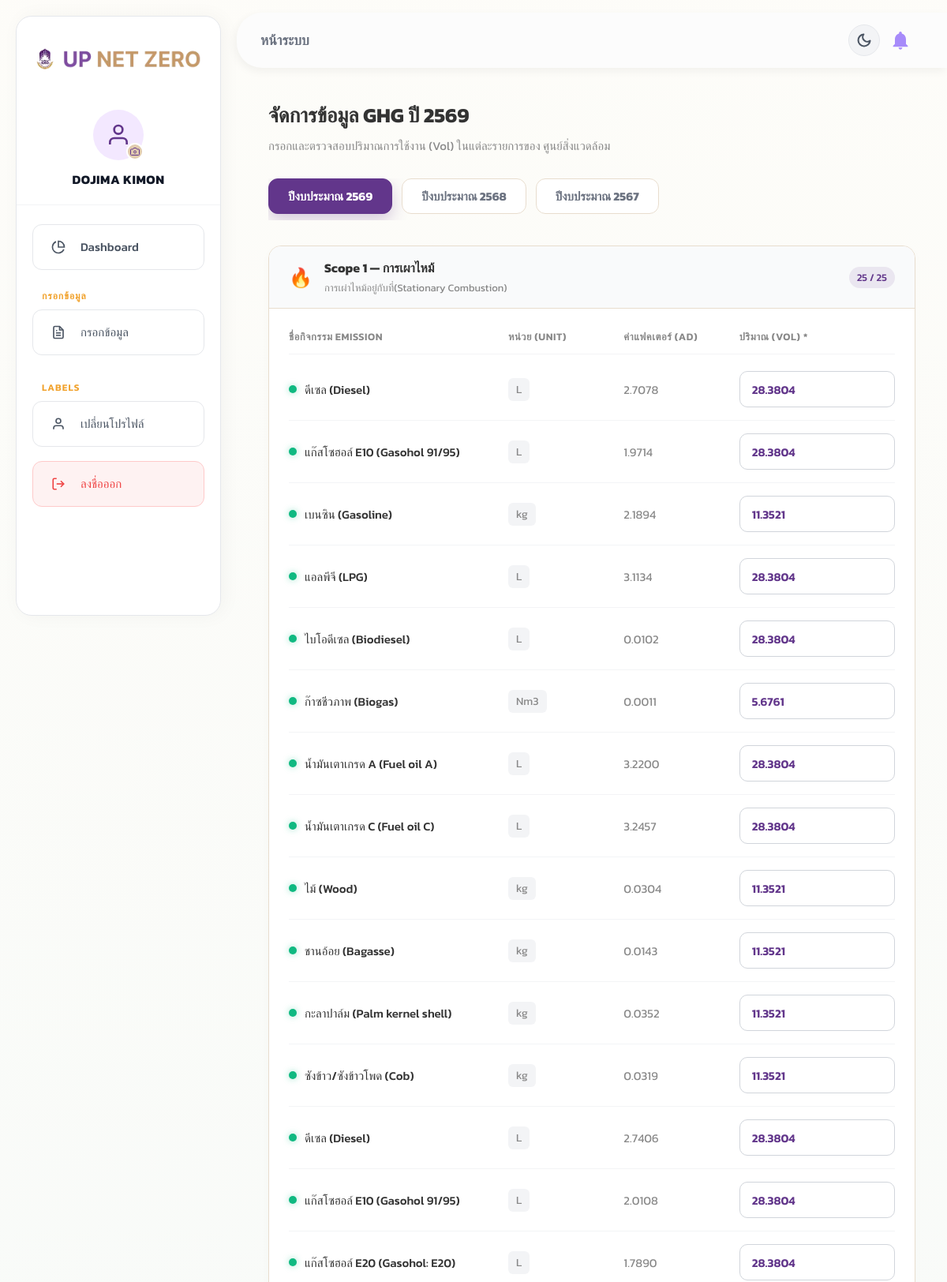
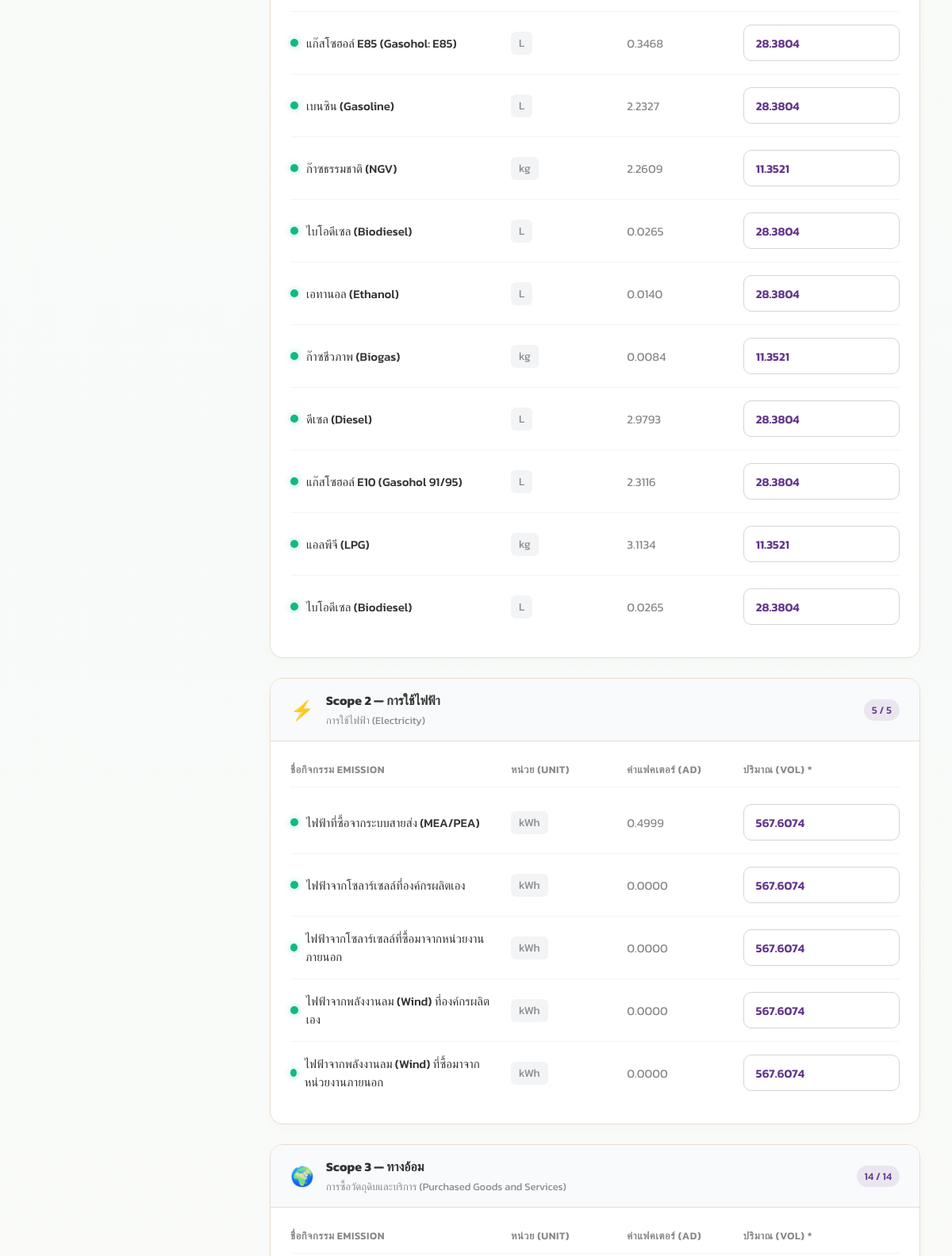
The app's page /officer/submit.php (signed in, upper part) with its own data (2 pictures, top to bottom).
### tables this page shows
CREATE TABLE `admin_year` (
  `id` int(11) NOT NULL AUTO_INCREMENT,
  `year` int(11) NOT NULL,
  `created_at` timestamp NULL DEFAULT current_timestamp(),
  PRIMARY KEY (`id`),
  UNIQUE KEY `uniq_year` (`year`)
);

CREATE TABLE `admin_g` (
  `id` int(11) NOT NULL AUTO_INCREMENT,
  `scope` int(11) DEFAULT NULL,
  `name_tiem` varchar(255) NOT NULL,
  `order_num` int(11) DEFAULT 0,
  PRIMARY KEY (`id`),
  UNIQUE KEY `name_tiem` (`name_tiem`)
);

CREATE TABLE `admin_item` (
  `id` int(11) NOT NULL AUTO_INCREMENT,
  `year_id` int(11) NOT NULL,
  `scope` int(11) DEFAULT NULL,
  `name_tiem` varchar(255) NOT NULL,
  `unit` varchar(255) DEFAULT NULL,
  `AD` float DEFAULT NULL,
  `data_source` varchar(20) NOT NULL DEFAULT 'officer',
  `event_id` int(11) DEFAULT NULL,
  `created_at` timestamp NULL DEFAULT current_timestamp(),
  PRIMARY KEY (`id`),
  UNIQUE KEY `uq_scope_name` (`year_id`,`scope`,`name_tiem`),
  KEY `idx_year_scope` (`year_id`,`scope`),
  KEY `fk_admin_g_id` (`scope`),
  CONSTRAINT `fk_admin_g_id` FOREIGN KEY (`scope`) REFERENCES `admin_g` (`id`),
  CONSTRAINT `fk_admin_item_year` FOREIGN KEY (`year_id`) REFERENCES `admin_year` (`id`) ON DELETE CASCADE
);

CREATE TABLE `user_item` (
  `id` int(11) NOT NULL AUTO_INCREMENT,
  `admin_item_id` int(11) NOT NULL,
  `affiliation_id` int(11) NOT NULL,
  `year_id` int(11) NOT NULL,
  `Vol` decimal(13,4) DEFAULT 0.0000,
  `pdf_import` text DEFAULT NULL,
  `create_year` date NOT NULL,
  `source` varchar(20) NOT NULL DEFAULT 'officer',
  PRIMARY KEY (`id`),
  UNIQUE KEY `uniq_user_item_src` (`admin_item_id`,`affiliation_id`,`year_id`,`source`),
  KEY `idx_affiliation_year` (`affiliation_id`,`year_id`),
  KEY `fk_user_year` (`year_id`),
  CONSTRAINT `fk_user_admin_item` FOREIGN KEY (`admin_item_id`) REFERENCES `admin_item` (`id`) ON DELETE CASCADE,
  CONSTRAINT `fk_user_affiliation` FOREIGN KEY (`affiliation_id`) REFERENCES `affiliation_id` (`id`) ON UPDATE CASCADE,
  CONSTRAINT `fk_user_year` FOREIGN KEY (`year_id`) REFERENCES `admin_year` (`id`) ON DELETE CASCADE
);

### config/db.php (called while the page is built, shortened)
<?php
if (!function_exists('asset_v')) {
    function asset_v(string $rel): string
    {
        static $cache = [];
        if (!array_key_exists($rel, $cache)) {
            $abs = dirname(__DIR__) . '/' . ltrim($rel, '/');
            $m = @filemtime($abs);
            $cache[$rel] = $m ? ('?v=' . $m) : '';
        }
        return $cache[$rel];
    }
}

### officer/submit.php (the view, shortened to what this page needs)
<?php
require_once __DIR__ . '/../config/db.php';
$pdo      = getDB();
$root     = '../';
$affil_id = (int)$_SESSION['affiliation_id'];
$affil_name = $_SESSION['affiliation_name'];
$years = $pdo->query('SELECT * FROM admin_year ORDER BY year DESC')->fetchAll();
$selected_year = isset($_GET['year']) ? (int)$_GET['year'] : ($years[0]['id'] ?? 0);
$items_sql = '
    SELECT ai.id AS admin_item_id, ai.name_tiem, ai.unit, ai.AD,
           ag.scope AS scope_group, ag.name_tiem AS group_name,
           ui.Vol, ui.id AS user_item_id
    FROM admin_item ai
    JOIN admin_g ag ON ag.id = ai.scope
    LEFT JOIN user_item ui
        ON ui.admin_item_id = ai.id
        AND ui.affiliation_id = :affil
        AND ui.year_id = :year
    WHERE ai.year_id = :year2 AND ai.data_source = \'officer\'
    ORDER BY ag.scope, ai.id
';
$stmt = $pdo->prepare($items_sql);
$stmt->execute([':affil'=>$affil_id, ':year'=>$selected_year, ':year2'=>$selected_year]);
$items = $stmt->fetchAll();
$grouped = [];
foreach ($items as $it) {
    $grouped[$it['scope_group']][] = $it;
}
$scope_labels = [1=>'Scope 1 — การเผาไหม้', 2=>'Scope 2 — การใช้ไฟฟ้า', 3=>'Scope 3 — ทางอ้อม'];
$scope_icons  = [1=>'🔥', 2=>'⚡', 3=>'🌍'];
$year_label = '';
foreach ($years as $y) {
    if ($y['id'] === $selected_year) { $year_label = $y['year']; break; }
}
?>
<!DOCTYPE html>
<html lang="th">
<head>
    <link rel="stylesheet" href="<?= $root ?>assets/css/user-new.css<?= asset_v('assets/css/user-new.css') ?>">
    <link rel="stylesheet" href="<?= $root ?>assets/css/sidebar.css<?= asset_v('assets/css/sidebar.css') ?>">
</head>
<body class="light-theme">
    <?php
    include_once __DIR__ . '/includes/sidebar.php';
    ?>
    <main class="main-content">
        <?php include_once __DIR__ . '/includes/header.php'; ?>
        <div class="page-content">
            <div style="margin-bottom: 30px;">
                <h2 style="font-size: 26px; color: var(--text-main); margin-bottom: 8px;">จัดการข้อมูล GHG ปี <?= $year_label ?></h2>
                <p style="color: var(--text-muted); font-size: 15px;">กรอกและตรวจสอบปริมาณการใช้งาน (Vol) ในแต่ละรายการของ <?= htmlspecialchars($affil_name) ?></p>
            </div>
            <div class="tab-nav">
                <?php foreach ($years as $y): ?>
                    <a href="?year=<?= $y['id'] ?>" class="tab-item <?= $y['id'] === $selected_year ? 'active' : '' ?>">
                        ปีงบประมาณ <?= $y['year'] ?>
                    </a>
                <?php endforeach; ?>
            </div>
            <?php if (empty($items)): ?>
            <div style="text-align:center; padding:80px 20px; background:white; border-radius:20px; border:1px solid var(--border-color);">
                <div style="font-size:54px; margin-bottom:15px;">📋</div>
                <h3 style="font-size:22px; margin-bottom:10px;">ยังไม่มีรายการ Emission Factor สำหรับปี <?= $year_label ?></h3>
                <p style="color:var(--text-muted); font-size: 15px;">กรุณาติดต่อผู้ดูแลระบบส่วนกลาง (Admin) เพื่อเพิ่มรายการ</p>
            </div>
            <?php else: ?>
            <form method="POST" id="data-form">
                <?php foreach ($grouped as $scope_group => $group_items): ?>
                <div class="form-section">
                    <div class="form-header">
                        <div class="form-icon"><?= $scope_icons[$scope_group] ?? '📊' ?></div>
                        <div class="form-title-group">
                            <strong><?= $scope_labels[$scope_group] ?? 'Scope '.$scope_group ?></strong>
                            <span><?= $group_items[0]['group_name'] ?? '' ?></span>
                        </div>
                        <div class="progress-count">
                            <?= count(array_filter($group_items, fn($i) => $i['Vol'] !== null)) ?> / <?= count($group_items) ?>
                        </div>
                    </div>
                    <div class="form-body">
                        <div class="item-row row-head">
                            <div>ชื่อกิจกรรม Emission</div>
                            <div>หน่วย (Unit)</div>
                            <div>ค่าแฟคเตอร์ (AD)</div>
                            <div>ปริมาณ (Vol) *</div>
                        </div>
                        <?php foreach ($group_items as $it): ?>
                        <div class="item-row">
                            <div style="font-weight: 500; font-size: 15px; display:flex; align-items:center;">
                                <span class="status-dot <?= $it['Vol'] !== null ? 'dot-filled' : 'dot-empty' ?>"></span>
                                <?= htmlspecialchars($it['name_tiem']) ?>
                            </div>
                            <div style="color: var(--text-muted); font-size: 14px;">
                                <span style="background:#F3F4F6; padding:4px 10px; border-radius:6px;"><?= htmlspecialchars($it['unit'] ?? '-') ?></span>
                            </div>
                            <div style="color: var(--text-muted); font-size: 15px;">
                                <?= number_format((float)$it['AD'], 4) ?>
                            </div>
                            <div>
                                <input
                                    type="number"
                                    name="vol[<?= $it['admin_item_id'] ?>]"
                                    class="input-vol"
                                    step="0.0001"
                                    min="0"
                                    value="<?= $it['Vol'] !== null ? number_format((float)$it['Vol'], 4, '.', '') : '' ?>"
                                    placeholder="0.0000"
                                >
                            </div>
                        </div>
                        <?php endforeach; ?>
                    </div>
                </div>
                <?php endforeach; ?>
            </form>
            <?php endif; ?>
        </div>
    </main>
</body>
</html>

### assets/css/user-new.css (style rules this page uses)
:root { --purple: #62368B; --purple-light: rgba(98, 54, 139, 0.1); --purple-hover: #502A75; --gold: #F1A12A; --gold-hover: #D98C1F; --bg-page: #FDFCF8; --bg-surface: #FFFFFF; --border-color: #E8DDCE; --text-main: #333333; --text-muted: #888888; --sidebar-w: 260px; --header-h: 70px; --clr-primary: #62368B; --border: #E8DDCE; --text-primary: #333333; --text-secondary: #6B7280; }
.tab-nav { display: flex; gap: 12px; margin-bottom: 2rem; overflow-x: auto; padding-bottom: 8px; -ms-overflow-style: none; scrollbar-width: none; }
.tab-item { padding: 10px 24px; border-radius: 12px; font-size: 0.95rem; font-weight: 700; text-decoration: none; border: 1px solid var(--border); color: var(--text-secondary); background: white; transition: all 0.3s cubic-bezier(0.4, 0, 0.2, 1); white-space: nowrap; }
.tab-item.active { background: var(--clr-primary); color: white; border-color: var(--clr-primary); box-shadow: 0 8px 20px rgba(98, 54, 139, 0.25); }
* { box-sizing: border-box; margin: 0; padding: 0; }
body, input, button, select, textarea { font-family: 'Kanit', sans-serif; }
body.light-theme { background: linear-gradient(rgba(253, 252, 248, 0.92), rgba(253, 252, 248, 0.92)), url('../images/island_bg_opt.webp') no-repeat center center fixed; background-size: cover; color: var(--text-main); display: flex; min-height: 100vh; }
.page-content { padding: 40px; }

### assets/css/sidebar.css (style rules this page uses)
.main-content { margin-left: 390px !important; width: calc(100% - 390px) !important; transition: none !important; }
@media (min-width: 993px) and (max-width: 1200px) { .main-content { margin-left: 300px !important; width: calc(100% - 300px) !important; } }

### officer/submit.php (style rules this page uses)
.form-section { background: var(--bg-surface); border: 1px solid var(--border-color); border-radius: 16px; margin-bottom: 25px; overflow: hidden; box-shadow: 0 4px 15px rgba(0,0,0,0.02); }
.form-header { background: #F9FAFB; padding: 15px 25px; border-bottom: 1px solid var(--border-color); display: flex; align-items: center; }
.form-icon { font-size: 24px; margin-right: 15px; }
.form-title-group { flex: 1; }
.form-title-group strong { font-size: 16px; color: var(--text-main); display: block; }
.form-title-group span { font-size: 13px; color: var(--text-muted); }
.progress-count { font-size: 13px; font-weight: 500; color: var(--purple); background: var(--purple-light); padding: 4px 10px; border-radius: 20px; }
.form-body { padding: 10px 25px 25px 25px; }
.item-row { display: grid; grid-template-columns: 2fr 1fr 1fr 1.5fr; gap: 15px; align-items: center; padding: 16px 0; border-bottom: 1px solid #F3F4F6; }
.item-row:last-child { border-bottom: none; }
.row-head { font-size: 13px; font-weight: 600; text-transform: uppercase; color: var(--text-muted); letter-spacing: 0.5px; margin-bottom: 5px; padding-bottom: 12px; }
.input-vol { width: 100%; height: 46px; border: 1px solid #D1D5DB; border-radius: 10px; padding: 0 15px; font-family: inherit; font-size: 15px; color: var(--purple); font-weight: 600; transition: all 0.2s; background: #FFFFFF; }
.status-dot { display: inline-block; width: 10px; height: 10px; border-radius: 50%; margin-right: 10px; }
.dot-filled { background: #10B981; box-shadow: 0 0 8px rgba(16,185,129,0.4); }

### records on screen
admin_year: year "2569"
admin_year: year "2568"
admin_year: year "2567"
admin_g: name_tiem "การเผ่าไหม้อยู่กับที่(Stationary Combustion)"
admin_item: name_tiem "ดีเซล (Diesel)", unit "L", AD "2.7078", Vol "28.3804"
admin_item: name_tiem "แก๊สโซฮอล์ E10 (Gasohol 91/95)", unit "L", AD "1.9714", Vol "28.3804"
admin_item: name_tiem "เบนซิน (Gasoline)", unit "kg", AD "2.1894", Vol "11.3521"
admin_item: name_tiem "แอลพีจี (LPG)", unit "L", AD "3.1134", Vol "28.3804"
admin_item: name_tiem "ไบโอดีเซล (Biodiesel)", unit "L", AD "0.0102", Vol "28.3804"
admin_item: name_tiem "ก๊าซชีวภาพ (Biogas)", unit "Nm3", AD "0.0011", Vol "5.6761"
admin_item: name_tiem "น้ำมันเตาเกรด A (Fuel oil A)", unit "L", AD "3.2200", Vol "28.3804"
admin_item: name_tiem "น้ำมันเตาเกรด C (Fuel oil C)", unit "L", AD "3.2457", Vol "28.3804"
admin_item: name_tiem "ไม้ (Wood)", unit "kg", AD "0.0304", Vol "11.3521"
admin_item: name_tiem "ชานอ้อย (Bagasse)", unit "kg", AD "0.0143", Vol "11.3521"
admin_item: name_tiem "กะลาปาล์ม (Palm kernel shell)", unit "kg", AD "0.0352", Vol "11.3521"
admin_item: name_tiem "ซังข้าว/ซังข้าวโพด (Cob)", unit "kg", AD "0.0319", Vol "11.3521"
admin_item: name_tiem "ดีเซล (Diesel)", unit "L", AD "2.7406", Vol "28.3804"
admin_item: name_tiem "แก๊สโซฮอล์ E10 (Gasohol 91/95)", unit "L", AD "2.0108", Vol "28.3804"
admin_item: name_tiem "แก๊สโซฮอล์ E20 (Gasohol: E20)", unit "L", AD "1.7890", Vol "28.3804"
admin_item: name_tiem "แก๊สโซฮอล์ E85 (Gasohol: E85)", unit "L", AD "0.3468", Vol "28.3804"
admin_item: name_tiem "เบนซิน (Gasoline)", unit "L", AD "2.2327", Vol "28.3804"
admin_item: name_tiem "ก๊าซธรรมชาติ (NGV)", unit "kg", AD "2.2609", Vol "11.3521"
admin_item: name_tiem "ไบโอดีเซล (Biodiesel)", unit "L", AD "0.0265", Vol "28.3804"
admin_item: name_tiem "เอทานอล (Ethanol)", unit "L", AD "0.0140", Vol "28.3804"
admin_item: name_tiem "ก๊าซชีวภาพ (Biogas)", unit "kg", AD "0.0084", Vol "11.3521"
admin_item: name_tiem "ดีเซล (Diesel)", unit "L", AD "2.9793", Vol "28.3804"
admin_item: name_tiem "แก๊สโซฮอล์ E10 (Gasohol 91/95)", unit "L", AD "2.3116", Vol "28.3804"
admin_item: name_tiem "แอลพีจี (LPG)", unit "kg", AD "3.1134", Vol "11.3521"
admin_item: name_tiem "ไบโอดีเซล (Biodiesel)", unit "L", AD "0.0265", Vol "28.3804"
admin_g: name_tiem "การใช้ไฟฟ้า (Electricity)"
admin_item: name_tiem "ไฟฟ้าที่ซื้อจากระบบสายส่ง (MEA/PEA)", unit "kWh", AD "0.4999", Vol "567.6074"
admin_item: name_tiem "ไฟฟ้าจากโซลาร์เซลล์ที่องค์กรผลิตเอง", unit "kWh", AD "0.0000", Vol "567.6074"
admin_item: name_tiem "ไฟฟ้าจากโซลาร์เซลล์ที่ซื้อมาจากหน่วยงานภายนอก", unit "kWh", AD "0.0000", Vol "567.6074"
admin_item: name_tiem "ไฟฟ้าจากพลังงานลม (Wind) ที่องค์กรผลิตเอง", unit "kWh", AD "0.0000", Vol "567.6074"
admin_item: name_tiem "ไฟฟ้าจากพลังงานลม (Wind) ที่ซื้อมาจากหน่วยงานภายนอก", unit "kWh", AD "0.0000", Vol "567.6074"
admin_g: name_tiem "การซื้อวัตถุดิบและบริการ (Purchased Goods and Services)"

### other values on screen
$admin_name "DOJIMA KIMON"
$page_title "หน้าระบบ"
$affil_name "ศูนย์สิ่งแวดล้อม"
$scope_icons[$scope_group] "🔥"
$scope_labels[$scope_group] "Scope 1 — การเผาไหม้"
count(array_filter($group_items, fn($i) => $i['Vol'] !== null)) "25"
count($group_items) "25"
$scope_icons[$scope_group] "⚡"
$scope_labels[$scope_group] "Scope 2 — การใช้ไฟฟ้า"
count(array_filter($group_items, fn($i) => $i['Vol'] !== null)) "5"
count($group_items) "5"
$scope_icons[$scope_group] "🌍"
$scope_labels[$scope_group] "Scope 3 — ทางอ้อม"
count(array_filter($group_items, fn($i) => $i['Vol'] !== null)) "14"
count($group_items) "14"
